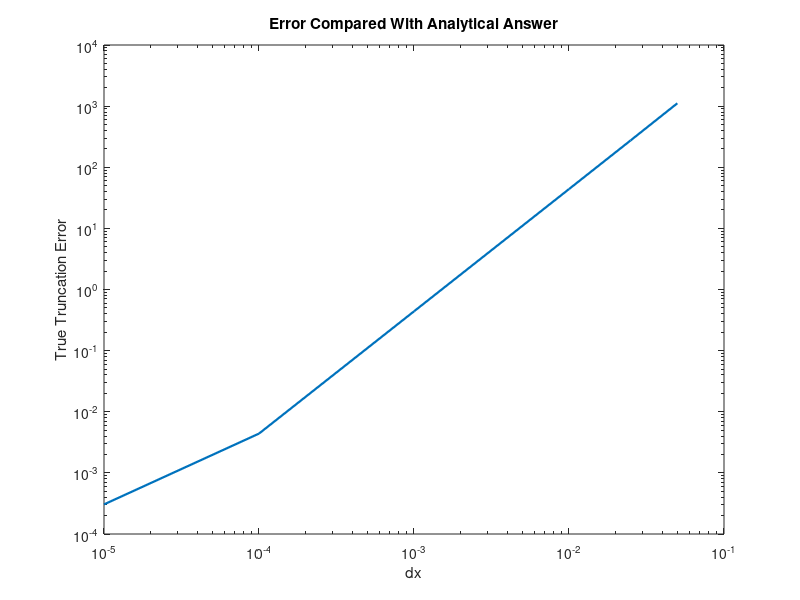
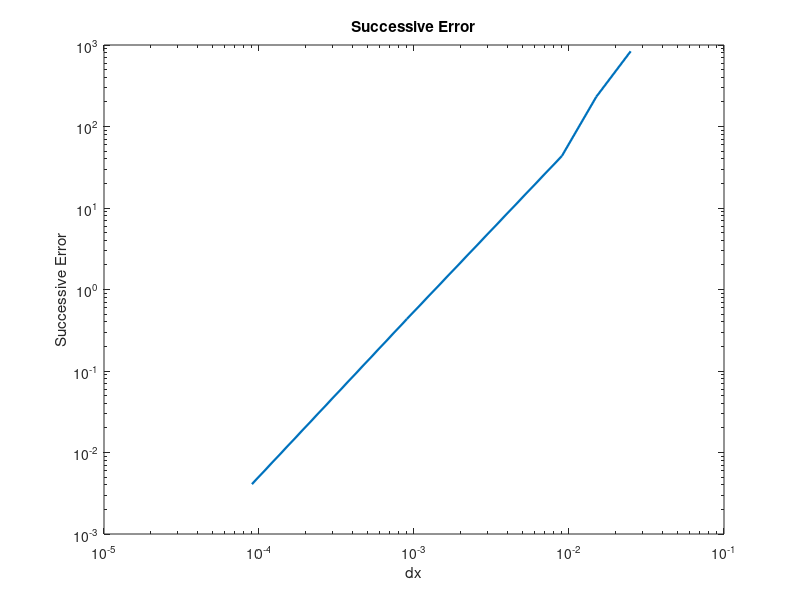

The MATLAB script that drew these images, in order:
%Maryam Soltani%
clear all
clc
close all
t=0.005;
w=0.1;
L=0.05;
H=150;
k=370;
T0=30;
Tb=250;
P=2*(w+t);
A_c=w*t;
m=sqrt(H*P/(k*A_c));

x=0.05;
c2 = Tb-T0;
c1 = -(Tb-T0)*(cosh(m*L)+k*m*sinh(m*L))/(+k*m*cosh(m*L)+H*sinh(m*L));
Fun = c1*sinh(m*x)+c2*cosh(m*x);
d2Fun = c1*(m^2)*sinh(m*x)+c2*(m^2)*cosh(m*x);

dx = [0.05, 0.025, 0.01, 0.001, 0.0001,0.00001]; 

for i=1:length(dx)
           
     %with analytical
     second(i)= ((c1*sinh(m*(x-dx(i)))+c2*cosh(m*(x-dx(i))))-2*(c1*sinh(m*x)+c2*cosh(m*x))+c1*sinh(m*(x+dx(i)))+c2*cosh(m*(x+dx(i))))/((dx(i))^2)
     error_second_order = abs(d2Fun-second);
     %without analytical
     Y = - diff (second)
     X = - diff (dx)
     
end

figure (1);
loglog(dx,error_second_order,'linewidth',1.6);
title('Error Compared With Analytical Answer')
xlabel('dx');
ylabel('True Truncation Error');

figure (2);
loglog(X,Y,'linewidth',1.6);
xlabel('dx');
ylabel('Successive Error');
title('Successive Error')

